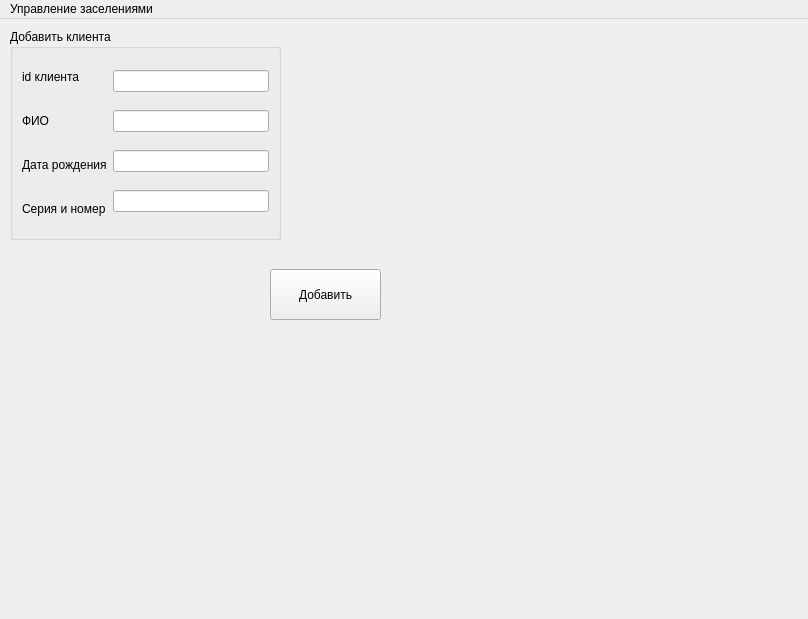
<?xml version="1.0" encoding="UTF-8"?>
<ui version="4.0">
 <class>MainWindow</class>
 <widget class="QMainWindow" name="MainWindow">
  <property name="geometry">
   <rect>
    <x>0</x>
    <y>0</y>
    <width>808</width>
    <height>619</height>
   </rect>
  </property>
  <property name="windowTitle">
   <string>MainWindow</string>
  </property>
  <widget class="QWidget" name="centralwidget">
   <widget class="QPushButton" name="add_client_push_button">
    <property name="geometry">
     <rect>
      <x>270</x>
      <y>250</y>
      <width>111</width>
      <height>51</height>
     </rect>
    </property>
    <property name="text">
     <string>Добавить</string>
    </property>
   </widget>
   <widget class="QGroupBox" name="groupBox">
    <property name="geometry">
     <rect>
      <x>10</x>
      <y>10</y>
      <width>271</width>
      <height>211</height>
     </rect>
    </property>
    <property name="title">
     <string>Добавить клиента</string>
    </property>
    <layout class="QHBoxLayout" name="horizontalLayout_5">
     <item>
      <layout class="QVBoxLayout" name="verticalLayout_5">
       <item>
        <widget class="QLabel" name="clientid_3">
         <property name="text">
          <string>id клиента</string>
         </property>
        </widget>
       </item>
       <item>
        <widget class="QLabel" name="clientfio_3">
         <property name="text">
          <string>ФИО</string>
         </property>
        </widget>
       </item>
       <item>
        <widget class="QLabel" name="clientbd_3">
         <property name="text">
          <string>Дата рождения</string>
         </property>
        </widget>
       </item>
       <item>
        <widget class="QLabel" name="clientpass_3">
         <property name="text">
          <string>Серия и номер</string>
         </property>
        </widget>
       </item>
      </layout>
     </item>
     <item>
      <layout class="QVBoxLayout" name="verticalLayout_6">
       <item>
        <widget class="QLineEdit" name="clientid_line_3"/>
       </item>
       <item>
        <widget class="QLineEdit" name="clientfio_line_3"/>
       </item>
       <item>
        <widget class="QLineEdit" name="clientbd_line_3"/>
       </item>
       <item>
        <widget class="QLineEdit" name="clientpass_line_3"/>
       </item>
      </layout>
     </item>
    </layout>
   </widget>
   <zorder>groupBox</zorder>
   <zorder>add_client_push_button</zorder>
  </widget>
  <widget class="QMenuBar" name="menubar">
   <property name="geometry">
    <rect>
     <x>0</x>
     <y>0</y>
     <width>808</width>
     <height>33</height>
    </rect>
   </property>
   <widget class="QMenu" name="menu">
    <property name="title">
     <string>Управление заселениями</string>
    </property>
    <addaction name="add_client"/>
    <addaction name="add_service"/>
   </widget>
   <addaction name="menu"/>
  </widget>
  <action name="add_client">
   <property name="text">
    <string>Добавить клиента</string>
   </property>
  </action>
  <action name="action_2">
   <property name="text">
    <string>Удалить клиента</string>
   </property>
  </action>
  <action name="delete_client">
   <property name="text">
    <string>Удалить клиента</string>
   </property>
  </action>
  <action name="action_1">
   <property name="text">
    <string>Проверка1</string>
   </property>
  </action>
  <action name="action_3">
   <property name="text">
    <string>Проверка2</string>
   </property>
  </action>
  <action name="add_service">
   <property name="text">
    <string>Добавление услуги</string>
   </property>
  </action>
 </widget>
 <tabstops>
  <tabstop>add_client_push_button</tabstop>
  <tabstop>clientid_line</tabstop>
  <tabstop>clientfio_line</tabstop>
  <tabstop>clientbd_line</tabstop>
  <tabstop>clientpass_line</tabstop>
  <tabstop>clientid_line_2</tabstop>
  <tabstop>clientfio_line_2</tabstop>
  <tabstop>clientbd_line_2</tabstop>
  <tabstop>clientpass_line_2</tabstop>
  <tabstop>clientid_line_3</tabstop>
  <tabstop>clientfio_line_3</tabstop>
  <tabstop>clientbd_line_3</tabstop>
  <tabstop>clientpass_line_3</tabstop>
  <tabstop>clientid_line_4</tabstop>
  <tabstop>clientfio_line_4</tabstop>
  <tabstop>clientbd_line_4</tabstop>
  <tabstop>clientpass_line_4</tabstop>
  <tabstop>clientid_line_5</tabstop>
  <tabstop>clientfio_line_5</tabstop>
  <tabstop>clientbd_line_5</tabstop>
  <tabstop>clientpass_line_5</tabstop>
 </tabstops>
 <resources/>
 <connections/>
</ui>
